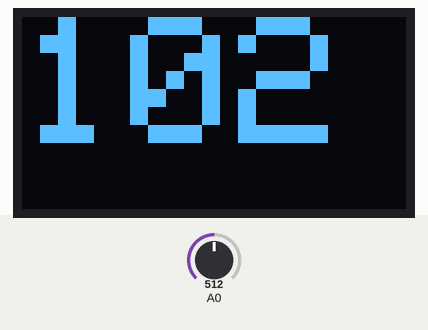
A sketch run on a simulated Arduino Uno, built with avr-gcc and run on an emulated ATmega328P. On the bench: 128×64 one-colour display. Inputs (shaded band) come from the test bench; at power-on: A0 = 512. What the sketch prints to the serial monitor is not drawn.

Above: at 1.2 s.
1.3 s: A0 set to 716
At 2.4 s:
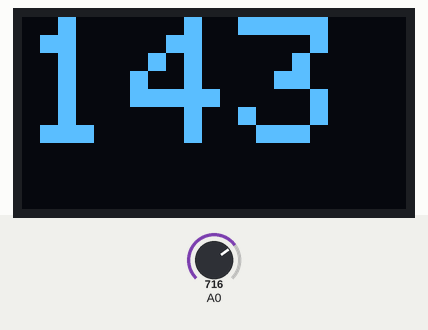
2.8 s: A0 set to 900
At 3.3 s:
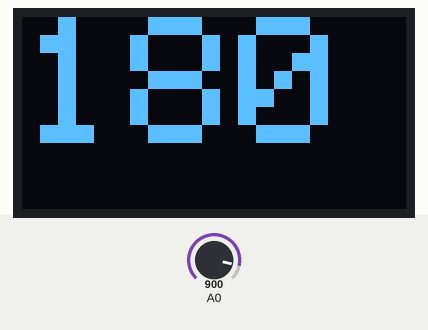
4.3 s: A0 set to 1023
At 5.8 s:
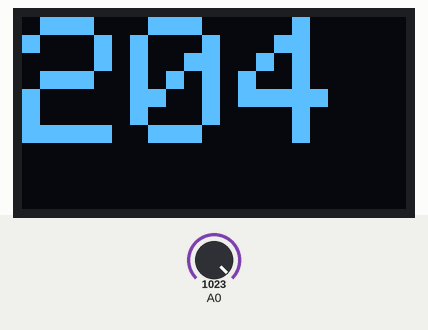
Timing chart, 0 to 7.3 s (numbered marks = the images above; inputs shaded):
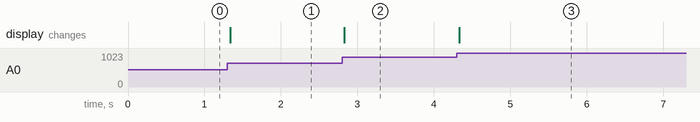

The sketch:

0.96_Display_with_numbers.ino
```cpp
#include <Wire.h>
#include <Adafruit_GFX.h>
#include <Adafruit_SSD1306.h>

#define SCREEN_WIDTH 128 // OLED display width, in pixels
#define SCREEN_HEIGHT 64 // OLED display height, in pixels

#define OLED_RESET     -1 // Reset pin # (or -1 if sharing Arduino reset pin)
#define SCREEN_ADDRESS 0x3D ///< See datasheet for Address; 0x3D for 128x64, 0x3C for 128x32
Adafruit_SSD1306 display(SCREEN_WIDTH, SCREEN_HEIGHT, &Wire, OLED_RESET);

void setup() {
  pinMode(A0,INPUT);
  Serial.begin(9600);

  // SSD1306_SWITCHCAPVCC = generate display voltage from 3.3V internally
  if(!display.begin(SSD1306_SWITCHCAPVCC, 0x3C)) {
    Serial.println(F("SSD1306 allocation failed"));
    for(;;); // Same as '   while(true);   '
  }
} //setup end

void loop() {
  int readVal=analogRead(A0);
  int displayNum = (readVal/5);
  Serial.println(readVal);
  display.clearDisplay();

  display.setTextSize(6);             // Normal 1:1 pixel scale
  display.setTextColor(SSD1306_WHITE);        // Draw white text
  display.setCursor(0,0);             // Start at top-left corner
  display.println(displayNum);

  display.display();
}
```

Measured:
- after the input at 1.3 s, the display: changes at once (image 1)
- after the input at 2.8 s, the display: changes at once (image 2)
- after the input at 4.3 s, the display: changes at once (image 3)
